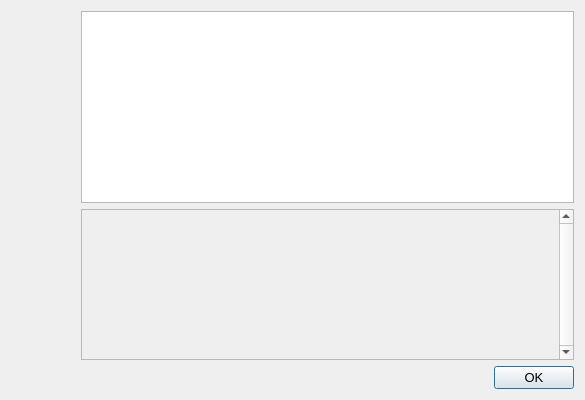
<?xml version="1.0" encoding="UTF-8"?>
<ui version="4.0">
 <class>HelpMessageDialog</class>
 <widget class="QDialog" name="HelpMessageDialog">
  <property name="geometry">
   <rect>
    <x>0</x>
    <y>0</y>
    <width>585</width>
    <height>225</height>
   </rect>
  </property>
  <property name="font">
   <font>
    <pointsize>10</pointsize>
   </font>
  </property>
  <property name="windowTitle">
   <string notr="true">DREM Core - Command-line options</string>
  </property>
  <layout class="QHBoxLayout" name="horizontalLayout_2">
   <item>
    <widget class="QLabel" name="graphic">
     <property name="sizePolicy">
      <sizepolicy hsizetype="Preferred" vsizetype="Ignored">
       <horstretch>0</horstretch>
       <verstretch>0</verstretch>
      </sizepolicy>
     </property>
     <property name="minimumSize">
      <size>
       <width>64</width>
       <height>378</height>
      </size>
     </property>
     <property name="pixmap">
      <pixmap>:/images/about</pixmap>
     </property>
    </widget>
   </item>
   <item>
    <layout class="QVBoxLayout" name="verticalLayout">
     <item>
      <widget class="QTextEdit" name="helpMessage">
       <property name="readOnly">
        <bool>true</bool>
       </property>
      </widget>
     </item>
     <item>
      <widget class="QScrollArea" name="scrollArea">
       <property name="verticalScrollBarPolicy">
        <enum>Qt::ScrollBarAlwaysOn</enum>
       </property>
       <property name="widgetResizable">
        <bool>true</bool>
       </property>
       <widget class="QWidget" name="scrollAreaWidgetContents">
        <property name="geometry">
         <rect>
          <x>0</x>
          <y>0</y>
          <width>479</width>
          <height>68</height>
         </rect>
        </property>
        <layout class="QVBoxLayout" name="verticalLayout_2">
         <item>
          <widget class="QLabel" name="aboutMessage">
           <property name="cursor">
            <cursorShape>IBeamCursor</cursorShape>
           </property>
           <property name="textFormat">
            <enum>Qt::PlainText</enum>
           </property>
           <property name="alignment">
            <set>Qt::AlignLeading|Qt::AlignLeft|Qt::AlignTop</set>
           </property>
           <property name="openExternalLinks">
            <bool>true</bool>
           </property>
           <property name="textInteractionFlags">
            <set>Qt::LinksAccessibleByMouse|Qt::TextSelectableByKeyboard|Qt::TextSelectableByMouse</set>
           </property>
          </widget>
         </item>
        </layout>
       </widget>
      </widget>
     </item>
     <item>
      <widget class="QDialogButtonBox" name="okButton">
       <property name="orientation">
        <enum>Qt::Horizontal</enum>
       </property>
       <property name="standardButtons">
        <set>QDialogButtonBox::Ok</set>
       </property>
      </widget>
     </item>
    </layout>
   </item>
  </layout>
 </widget>
 <resources/>
 <connections>
  <connection>
   <sender>okButton</sender>
   <signal>accepted()</signal>
   <receiver>HelpMessageDialog</receiver>
   <slot>accept()</slot>
   <hints>
    <hint type="sourcelabel">
     <x>20</x>
     <y>20</y>
    </hint>
    <hint type="destinationlabel">
     <x>20</x>
     <y>20</y>
    </hint>
   </hints>
  </connection>
  <connection>
   <sender>okButton</sender>
   <signal>rejected()</signal>
   <receiver>HelpMessageDialog</receiver>
   <slot>reject()</slot>
   <hints>
    <hint type="sourcelabel">
     <x>20</x>
     <y>20</y>
    </hint>
    <hint type="destinationlabel">
     <x>20</x>
     <y>20</y>
    </hint>
   </hints>
  </connection>
 </connections>
</ui>
